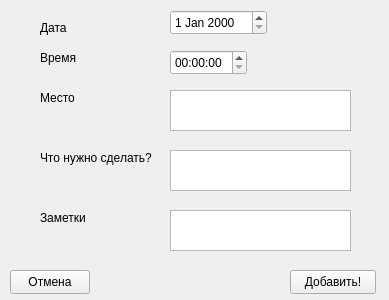
<?xml version="1.0" encoding="UTF-8"?>
<ui version="4.0">
 <class>AddForm</class>
 <widget class="QWidget" name="AddForm">
  <property name="geometry">
   <rect>
    <x>0</x>
    <y>0</y>
    <width>389</width>
    <height>300</height>
   </rect>
  </property>
  <property name="windowTitle">
   <string>Добавить задание</string>
  </property>
  <widget class="QPushButton" name="back_button">
   <property name="geometry">
    <rect>
     <x>10</x>
     <y>270</y>
     <width>80</width>
     <height>24</height>
    </rect>
   </property>
   <property name="text">
    <string>Отмена</string>
   </property>
  </widget>
  <widget class="QPushButton" name="add_button">
   <property name="geometry">
    <rect>
     <x>290</x>
     <y>270</y>
     <width>86</width>
     <height>24</height>
    </rect>
   </property>
   <property name="text">
    <string>Добавить!</string>
   </property>
  </widget>
  <widget class="QTimeEdit" name="time_input">
   <property name="geometry">
    <rect>
     <x>170</x>
     <y>50</y>
     <width>77</width>
     <height>25</height>
    </rect>
   </property>
  </widget>
  <widget class="QPlainTextEdit" name="task_input">
   <property name="geometry">
    <rect>
     <x>170</x>
     <y>150</y>
     <width>181</width>
     <height>41</height>
    </rect>
   </property>
  </widget>
  <widget class="QLabel" name="label">
   <property name="geometry">
    <rect>
     <x>40</x>
     <y>20</y>
     <width>31</width>
     <height>16</height>
    </rect>
   </property>
   <property name="text">
    <string>Дата</string>
   </property>
  </widget>
  <widget class="QLabel" name="label_2">
   <property name="geometry">
    <rect>
     <x>40</x>
     <y>150</y>
     <width>121</width>
     <height>16</height>
    </rect>
   </property>
   <property name="text">
    <string>Что нужно сделать?</string>
   </property>
  </widget>
  <widget class="QDateEdit" name="date_input">
   <property name="geometry">
    <rect>
     <x>170</x>
     <y>10</y>
     <width>97</width>
     <height>25</height>
    </rect>
   </property>
  </widget>
  <widget class="QLabel" name="label_3">
   <property name="geometry">
    <rect>
     <x>40</x>
     <y>50</y>
     <width>58</width>
     <height>16</height>
    </rect>
   </property>
   <property name="text">
    <string>Время</string>
   </property>
  </widget>
  <widget class="QLabel" name="label_5">
   <property name="geometry">
    <rect>
     <x>40</x>
     <y>210</y>
     <width>161</width>
     <height>16</height>
    </rect>
   </property>
   <property name="text">
    <string>Заметки</string>
   </property>
  </widget>
  <widget class="QPlainTextEdit" name="note_input">
   <property name="geometry">
    <rect>
     <x>170</x>
     <y>210</y>
     <width>181</width>
     <height>41</height>
    </rect>
   </property>
  </widget>
  <widget class="QLabel" name="label_4">
   <property name="geometry">
    <rect>
     <x>40</x>
     <y>90</y>
     <width>161</width>
     <height>16</height>
    </rect>
   </property>
   <property name="text">
    <string>Место</string>
   </property>
  </widget>
  <widget class="QPlainTextEdit" name="place_input">
   <property name="geometry">
    <rect>
     <x>170</x>
     <y>90</y>
     <width>181</width>
     <height>41</height>
    </rect>
   </property>
  </widget>
 </widget>
 <resources/>
 <connections/>
</ui>
